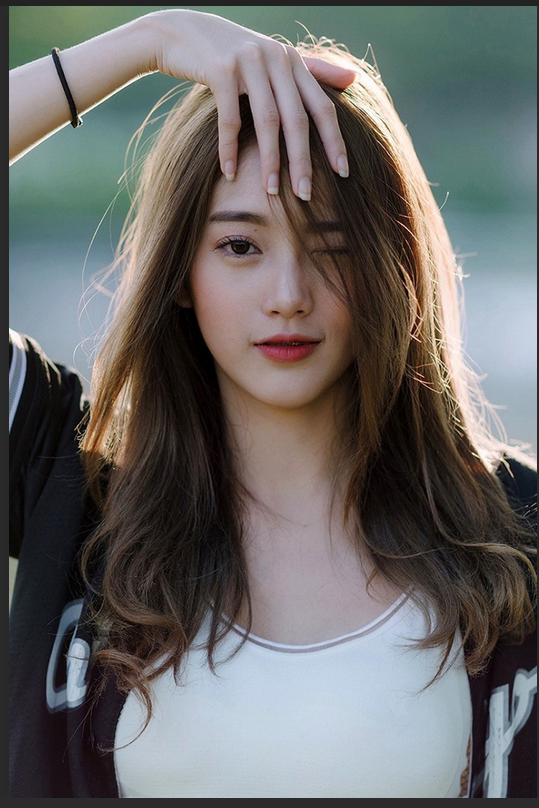
#> input picture 1.opencv_basics/girl.png, 539 x 808 px
$ python opencv_rotate.py
#> lines starting #> are read from the running program, lines starting #| are printed output that depends on the picture
import argparse
import cv2
import imutils

ap = argparse.ArgumentParser()
ap.add_argument("-i", "--image", type=str, default="girl.png", help="Path to the image")
args = vars(ap.parse_args())

image = cv2.imread(args["image"])
#> image is the input picture: shape (808, 539, 3); mean B, G, R 103.1, 104.4, 105.7
cv2.imshow("Original image", image)

(h, w) = image.shape[:2]
#> h = 808; w = 539
(cX, cY) = (w // 2, h // 2)
#> cX = 269; cY = 404

M = cv2.getRotationMatrix2D((cX, cY), 45, 1.0)
rotated = cv2.warpAffine(image, M, (w,h))
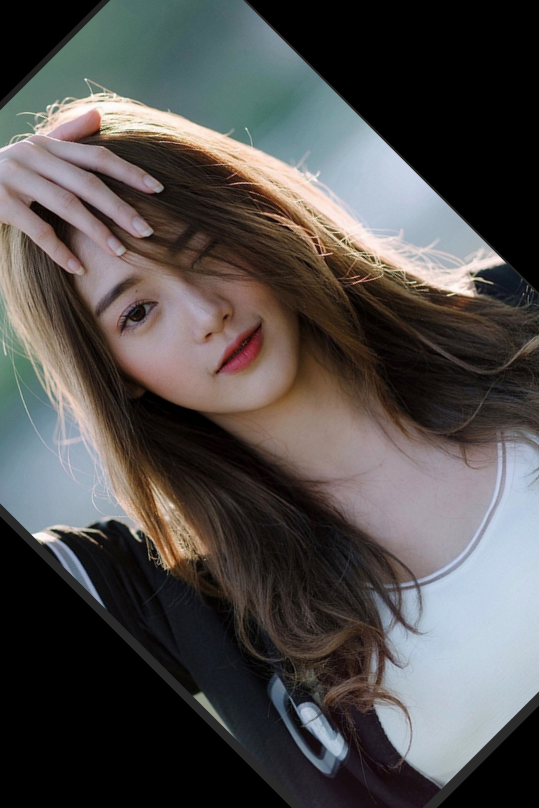
#> rotated: shape (808, 539, 3); mean B, G, R 76.4, 77.7, 80.9
cv2.imshow("Rotated 45 degree", rotated)

M = cv2.getRotationMatrix2D((cX, cY), -90, 1.0)
rotated = cv2.warpAffine(image, M, (w, h))
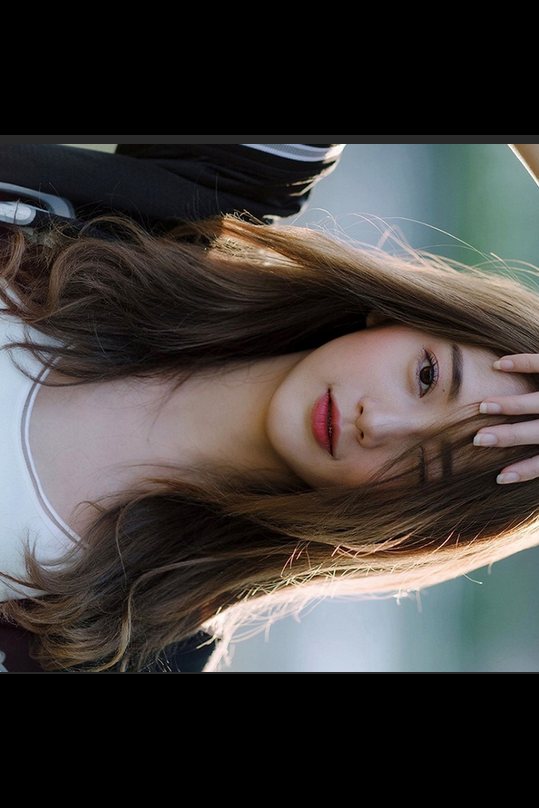
#> rotated: shape (808, 539, 3); mean B, G, R 58.3, 60.4, 64.2
cv2.imshow('Rotated by -90 degree', rotated)

M = cv2.getRotationMatrix2D((10, 10), 45, 1.0)
rotated = cv2.warpAffine(image, M, (w, h))
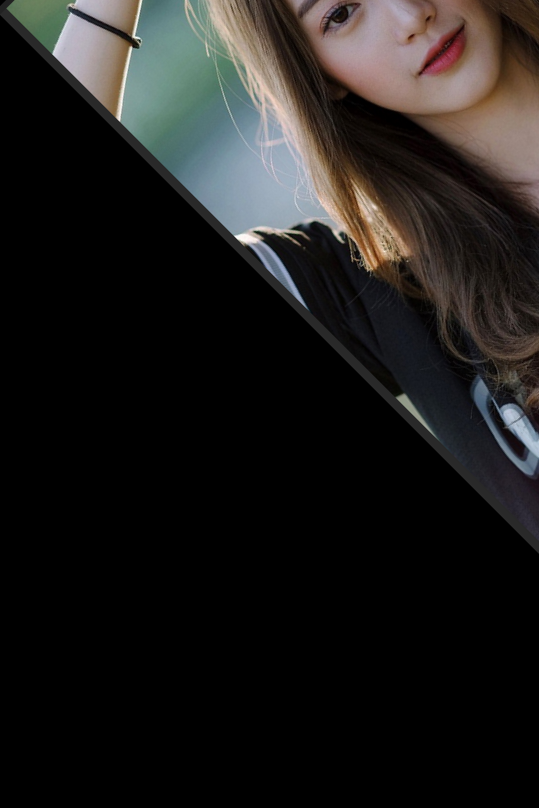
#> rotated: shape (808, 539, 3); mean B, G, R 27, 28.5, 30
cv2.imshow('Rotated by Arbitary point', rotated)

rotated = imutils.rotate(image, -33)
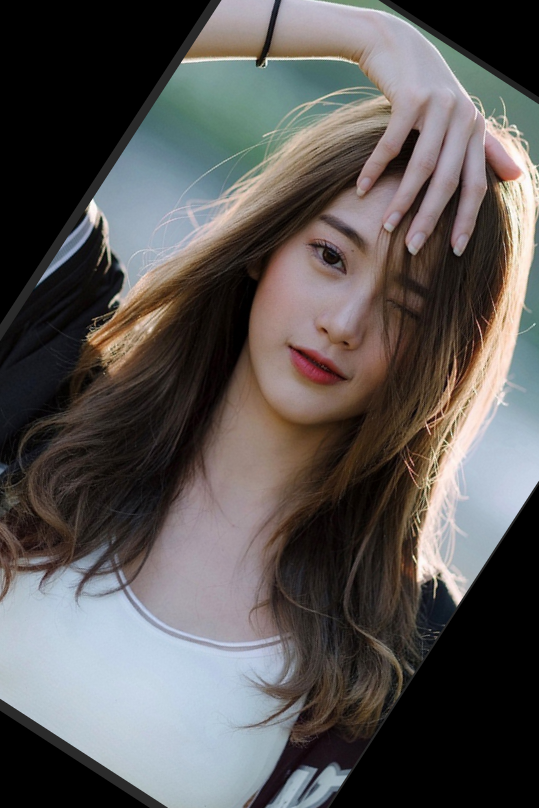
#> rotated: shape (808, 539, 3); mean B, G, R 85.8, 87.3, 91.1
cv2.imshow('Rotated by 180 degree', rotated)

rotated = imutils.rotate_bound(image, 33)
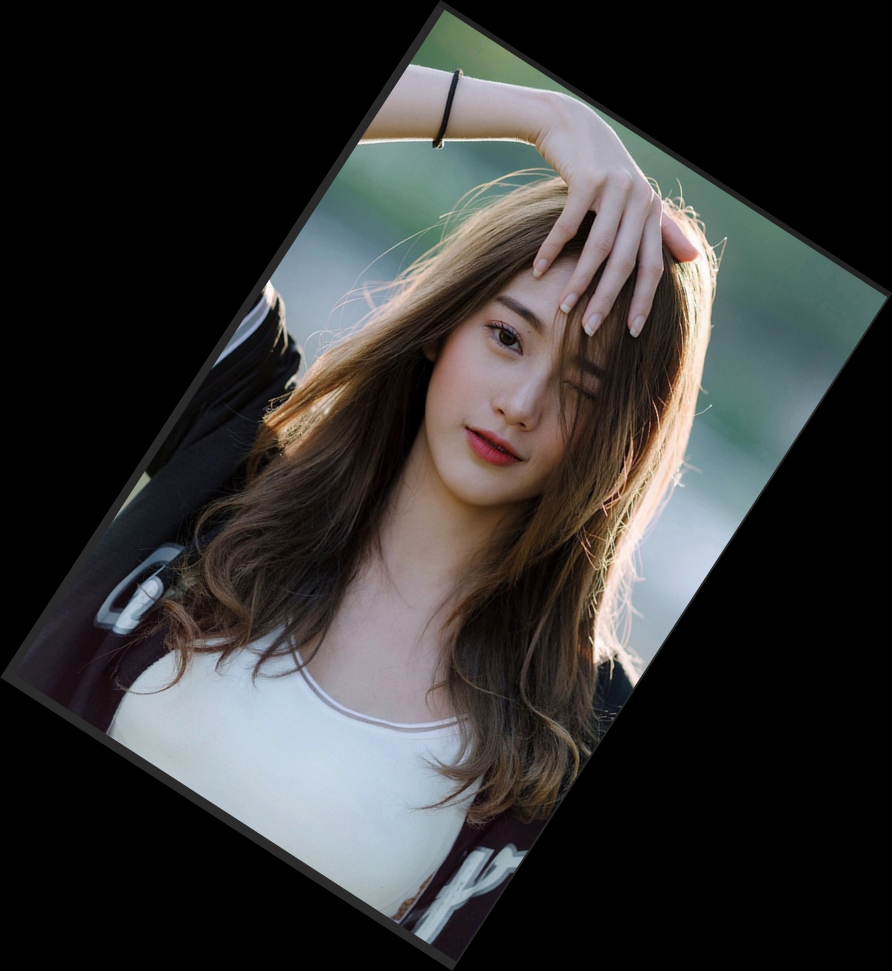
#> rotated: shape (971, 892, 3); mean B, G, R 51.8, 52.5, 53.2
cv2.imshow("Rotated withour cropping", rotated)
cv2.waitKey(0)
